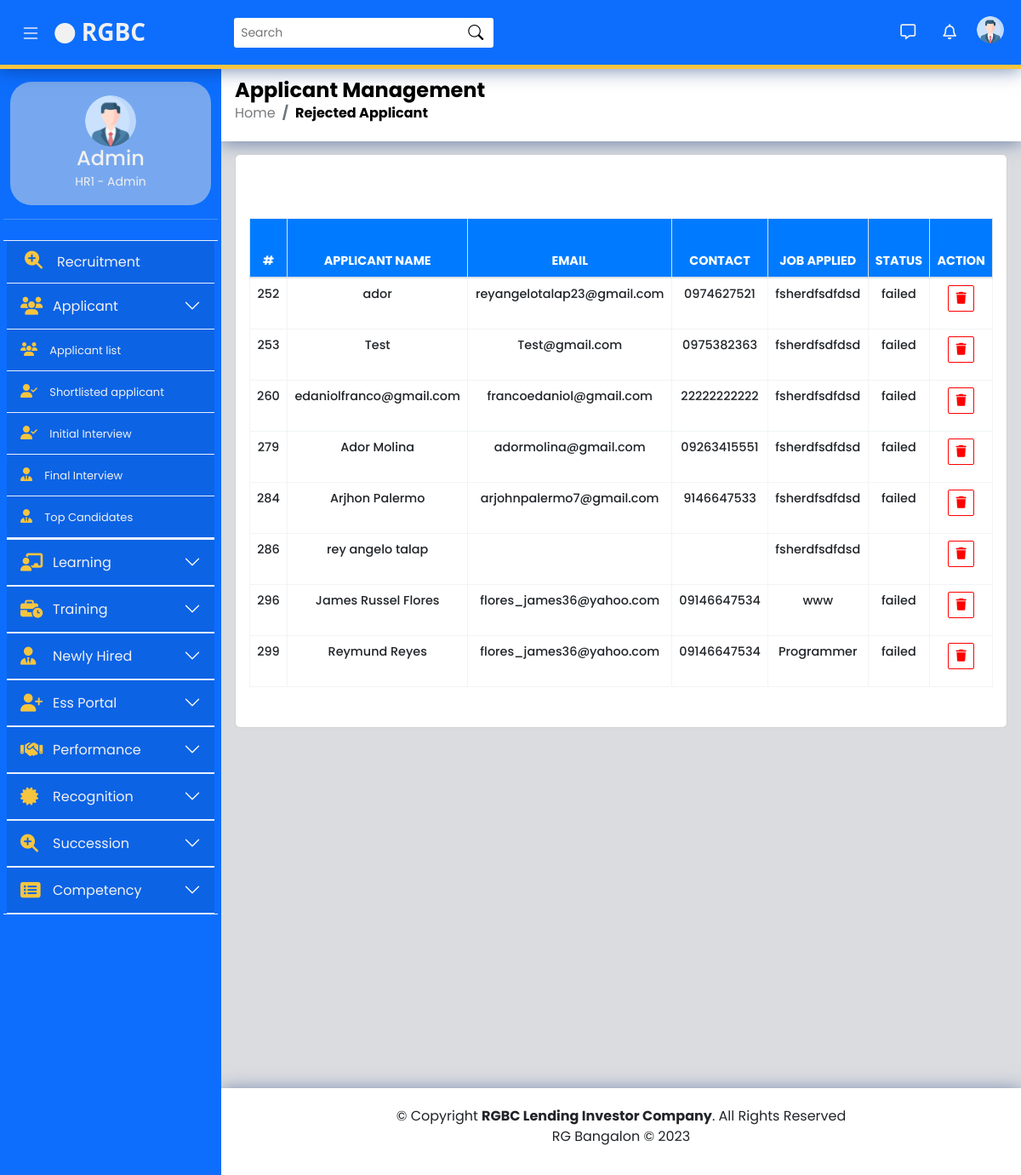
The app's page /AdminAdmin/system/module-1/m1-page-4 (signed in) with its own data.
### tables this page shows
CREATE TABLE `rejected_tbl` (
  `id` int(11) NOT NULL,
  `applicant_name` varchar(255) NOT NULL,
  `email` varchar(255) NOT NULL,
  `contact` varchar(11) NOT NULL,
  `resume_file` varchar(255) NOT NULL,
  `applied_job` varchar(255) NOT NULL,
  `status` varchar(255) NOT NULL
);

### AdminAdmin/system/module-1/m1-page-4.php (the view, shortened to what this page needs)
<?php
  if (isset($_SESSION['username'], $_SESSION['password'])) {
?>
<!doctype html>
<html lang="en">
<head>
  <link rel="stylesheet" href="https://kit.fontawesome.com/064cb16be2.css">
  <link href="https://pro.fontawesome.com/releases/v5.10.0/css/all.css" rel="stylesheet">
  <link rel="stylesheet"
    href="https://cdnjs.cloudflare.com/ajax/libs/javascript-state-machine/3.1.0/state-machine.min.js">
  <link href="//maxcdn.bootstrapcdn.com/bootstrap/4.1.1/css/bootstrap.min.css" rel="stylesheet" id="bootstrap-css">
    <link rel="stylesheet" type="text/css"
        href="https://cdn.datatables.net/v/bs4/jszip-2.5.0/dt-1.10.20/b-1.6.1/b-colvis-1.6.1/b-html5-1.6.1/b-print-1.6.1/r-2.2.3/datatables.min.css" />
  <link rel="stylesheet" href="https://cdnjs.cloudflare.com/ajax/libs/font-awesome/4.7.0/css/font-awesome.css" />
  <link rel="stylesheet" href="../module-1/module-1-css/m1-page-4.css">
  <link rel="stylesheet" href="../include/css//sidebar.css">
  <link rel="stylesheet" href="../include/css//main.css">
</head>
<body>
  <?php
include '../include/header.php';
?>
  <main class="main">
    <header>
      <div class="pagetitle">
        <h1 style="color: black; font-weight: 700" >Applicant Management</h1>
        <nav>
          <ol class="breadcrumb">
            <li class="breadcrumb-item">
              <a href="../dashboard/dashboard">Home</a>
            </li>
            <li class="breadcrumb-item"style="color: black; font-weight: 700" >Rejected Applicant</li>
          </ol>
        </nav>
      </div>
    </header>
    <section>
    <div class="col-md-15">
                    <div class="card">
                        <div class="card-body">
                            <br>
<?php
$connect = mysqli_connect("localhost", "root", "", "human_resource 1");
$query ="SELECT * FROM rejected_tbl";
$result = mysqli_query($connect, $query);
?>
                            <br>
                            <table id="table_id" class="table table-bordered" style="width:100%; ">
                                <thead height="70px">
                                    <tr
                                        style="background-color: #007bff; color: #fff; font-weight: normal; text-transform: uppercase"class="text-center" >
                                        <th>#</th>
                                        <th>Applicant Name</th>
                                        <th>Email</th>
                                        <th>Contact</th>
                                        <th>Job Applied</th>
                                        <th>Status</th>
                                        <th>Action</th>
                                    </tr>
                                </thead>
                                <tbody>
                                    <?php
      while($row = mysqli_fetch_array($result))
      {
?>
    <tr class="text-center">
                  <td><?php echo $row['id']?></td>
                  <td><?php echo $row['applicant_name']?></td>
                  <td><?php echo $row['email']?></td>
                  <td><?php echo $row['contact']?></td>
                  <td><?php echo $row['applied_job']?></td>
                  <td><?php echo $row['status']?></td>
        <td>
              <ul class="list-inline m-0">
              <li class="list-inline-item">
              <a href="../dashboard/qdelete?id=<?php echo $row['id']?>">
              <button class="btn btn-outline btn-sm rounded-55" type="button" data-toggle="modal" data-placement="top"
                title="Delete" data-target="#delete-confirm" style="border: 1px solid red; color: red !important; background-color:transparent !important "><i class="fas fa-trash"></i></button>
            </a>
              </li>
            </ul>
        </td>
    </tr>
<?php
  }
  ?>
                                </tbody>
                            </table>
                        </div>
                    </div>
                </div>
    </section>
    <?php
    include '../include/footer.php';
    ?>
  </main>
</body>
</html>
<?php
}
  else{
    header('location: ../../../managementLoginForm/pages/index');
    session_destroy();
  }
?>

### AdminAdmin/system/module-1/module-1-css/m1-page-4.css (style rules this page uses)
section { font-family: 'Poppins', sans-serif !important; margin-left: 1rem; margin-right: 1rem; margin-bottom: 1.5rem; font-size: .899em; font-weight: 500; }
body { background-color: #F1F4F5; }
table, table td { border: 1px solid #F1F4F5 !important; }
td { height: 60px !important; }
.card-body { padding: 0rem 1.25rem; }
.card { border-radius: 0px; padding-top: 15px; padding-bottom: 15px; }
.btn { background-color: #007bff !important; color: white !important; font-weight: 700 !important; border-radius: 2px !important; text-transform: uppercase !important; }

### AdminAdmin/system/include/css/main.css (style rules this page uses)
body { font-family: 'Poppins', sans-serif; min-height: 100%; background: #dadce0; }
.main { margin-top: 60px; transition: 0.4s; margin-left: 260px; }
header { padding: 2rem 1rem 0.3rem 1rem !important; margin-bottom: 15px; background: white; box-shadow: 0px 2px 20px rgba(1, 41, 112, 0.5); }
.pagetitle { margin-bottom: 10px; }
.pagetitle h1 { font-size: 24px; margin-bottom: 0; font-weight: 500; }
.pagetitle li { color: #343a40; }
.pagetitle li a { color: #797c7f; text-decoration: none; }

### records on screen
rejected_tbl: id "252", applicant_name "ador", email "reyangelotalap23@gmail.com", contact "0974627521", applied_job "fsherdfsdfdsd", status "failed"
rejected_tbl: id "253", applicant_name "Test", email "Test@gmail.com", contact "0975382363", applied_job "fsherdfsdfdsd", status "failed"
rejected_tbl: id "260", applicant_name "edaniolfranco@gmail.com", email "francoedaniol@gmail.com", contact "22222222222", applied_job "fsherdfsdfdsd", status "failed"
rejected_tbl: id "279", applicant_name "Ador Molina", email "adormolina@gmail.com", contact "09263415551", applied_job "fsherdfsdfdsd", status "failed"
rejected_tbl: id "284", applicant_name "Arjhon Palermo", email "arjohnpalermo7@gmail.com", contact "9146647533", applied_job "fsherdfsdfdsd", status "failed"
rejected_tbl: id "286", applicant_name "rey angelo talap", applied_job "fsherdfsdfdsd"
rejected_tbl: id "296", applicant_name "James Russel Flores", email "flores_james36@yahoo.com", contact "09146647534", applied_job "www", status "failed"
rejected_tbl: id "299", applicant_name "Reymund Reyes", email "flores_james36@yahoo.com", contact "09146647534", applied_job "Programmer", status "failed"
